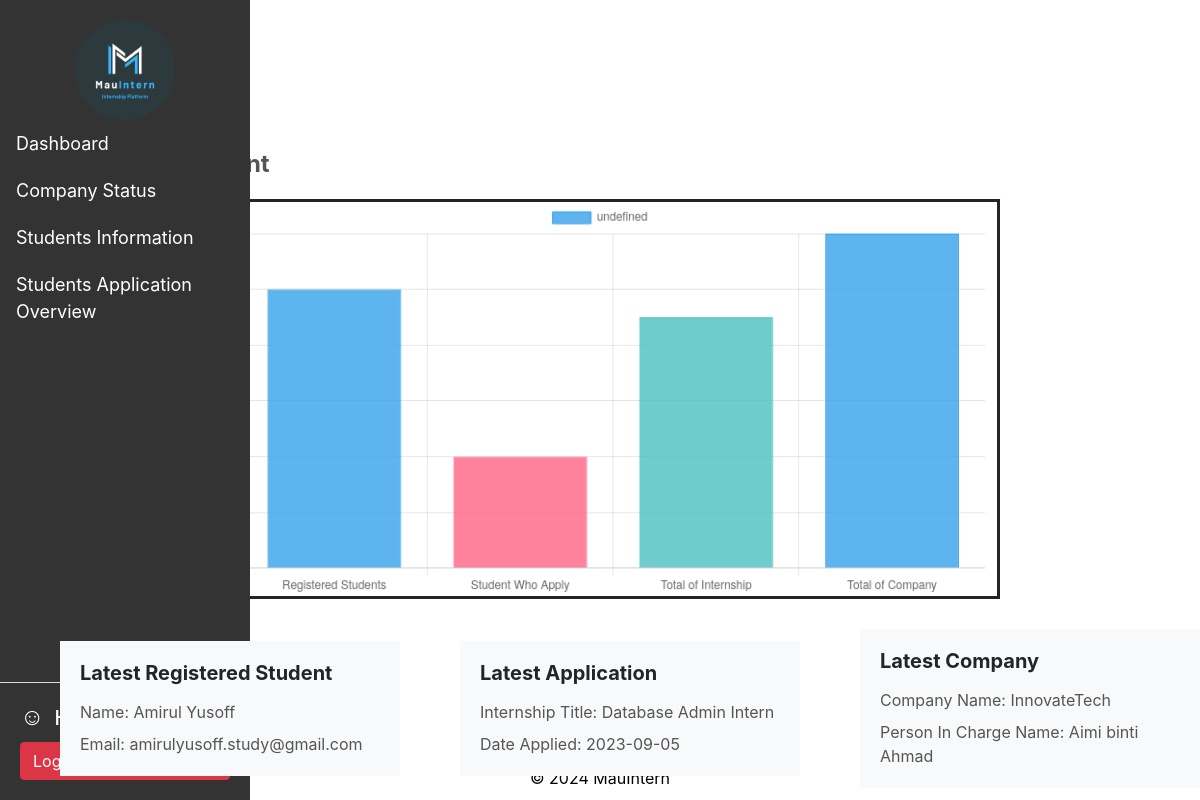
Screenshot of /admin/adminindex.php with the database file from the repository.
### tables this page shows
CREATE TABLE `student` (
  `studentID` int(11) NOT NULL,
  `fullname` varchar(50) NOT NULL,
  `address` varchar(100) NOT NULL,
  `email` varchar(50) NOT NULL,
  `passwords` varchar(50) NOT NULL,
  `phoneNum` varchar(20) NOT NULL,
  `programme` varchar(50) NOT NULL,
  `YearOfStudy` varchar(11) NOT NULL,
  `CGPA` decimal(3,2) NOT NULL,
  `summary` text DEFAULT NULL,
  `image` longblob DEFAULT NULL,
  `imagename` varchar(100) DEFAULT NULL
);

CREATE TABLE `application` (
  `applicationID` int(11) NOT NULL,
  `studentID` int(11) DEFAULT NULL,
  `internshipID` int(11) DEFAULT NULL,
  `DateApplied` date NOT NULL,
  `Status` varchar(20) NOT NULL
);

CREATE TABLE `internship` (
  `internshipID` int(11) NOT NULL,
  `title` varchar(100) NOT NULL,
  `intern_description` varchar(255) NOT NULL,
  `duration` varchar(50) DEFAULT NULL,
  `StartDate` date NOT NULL,
  `EndDate` date NOT NULL,
  `Status` varchar(20) NOT NULL,
  `companyID` int(11) DEFAULT NULL
);

CREATE TABLE `company` (
  `companyID` int(11) NOT NULL,
  `company_name` varchar(50) NOT NULL,
  `emailCompany` varchar(50) NOT NULL,
  `password` varchar(50) DEFAULT NULL,
  `custServiceNum` varchar(30) NOT NULL,
  `address` varchar(200) DEFAULT NULL,
  `industry` varchar(50) NOT NULL,
  `website` varchar(255) NOT NULL,
  `description` varchar(255) DEFAULT NULL,
  `PICName` varchar(50) NOT NULL,
  `PICphoneNum` varchar(20) NOT NULL,
  `PICemail` varchar(50) NOT NULL,
  `PICpassword` varchar(50) NOT NULL
);

### admin/adminindex.php (the view, shortened to what this page needs)
<?php
include('../config.php');
$studentCountQuery = "SELECT COUNT(*) AS registeredStudents FROM student";
$studentCountResult = mysqli_query($conn, $studentCountQuery);
$studentCountData = mysqli_fetch_assoc($studentCountResult);
$studentCount = $studentCountData['registeredStudents'];
$applicationCountQuery = "SELECT COUNT(DISTINCT studentID) AS AppliedStudent FROM application";
$applicationCountResult = mysqli_query($conn, $applicationCountQuery);
$applicationCountData = mysqli_fetch_assoc($applicationCountResult);
$applicationCount = $applicationCountData['AppliedStudent'];
$internshipCountQuery = "SELECT COUNT(*) as interCount FROM internship";
$internshipCountResult = mysqli_query($conn, $internshipCountQuery);
$internshipCountData = mysqli_fetch_assoc($internshipCountResult);
$internshipCount = $internshipCountData['interCount'];
$companyCountQuery = "SELECT COUNT(*) as companyCount FROM company";
$companyCountResult = mysqli_query($conn, $companyCountQuery);
$companyCountData = mysqli_fetch_assoc($companyCountResult);
$companyCount = $companyCountData['companyCount'];
$latestStudentQuery = "SELECT * FROM student ORDER BY studentID DESC LIMIT 1";
$latestStudentResult = mysqli_query($conn, $latestStudentQuery);
$latestStudent = mysqli_fetch_assoc($latestStudentResult);
$latestAppliedQuery = "SELECT i.title AS title, a.DateApplied AS DateApplied FROM application a JOIN internship i ON a.internshipID = i.internshipID ORDER BY applicationID DESC LIMIT 1";
$latestAppliedResult = mysqli_query($conn, $latestAppliedQuery);
$latestApplied = mysqli_fetch_assoc($latestAppliedResult);
$latestCompanyQuery = "SELECT * FROM company ORDER BY companyID DESC LIMIT 1";
$latestCompanyResult = mysqli_query($conn, $latestCompanyQuery);
$latestCompany = mysqli_fetch_assoc($latestCompanyResult);
?>
<!DOCTYPE html>
<html lang="en">
<head>
    <link href="https://cdn.jsdelivr.net/npm/bootstrap@5.3.0/dist/css/bootstrap.min.css" rel="stylesheet" />
</head>
<body>
    <?php
    require_once "../navbar/admin-header.php";
    ?>
            <main>
            <div class="container mt-5">
                    <h1 class="welcome-heading">Dashboard</h1>
                    <h2 class="users-heading">Registered Student</h2>
                    <div class="row">
                                    <canvas id="student-chart"></canvas>
                    </div>
                    <div class="latest-user-section">
                        <div class="col-md-4">
                            <div class="latest-user-card">
                                <div class="card-body">
                                    <h5 class="card-title">Latest Registered Student</h5>
                                    <?php if ($latestStudent) : ?>
                                        <div class="user-details">
                                            <p class="card-text">Name: <?php echo $latestStudent['fullname']; ?></p>
                                            <p class="card-text">Email: <?php echo $latestStudent['email']; ?></p>
                                        </div>
                                    <?php else : ?>
                                        <p class="card-text">No data found.</p>
                                    <?php endif; ?>
                                </div>
                            </div>
                        </div>
                        <div class="col-md-4">
                            <div class="latest-user-card">
                                <div class="card-body">
                                    <h5 class="card-title">Latest Application</h5>
                                    <?php if ($latestApplied) : ?>
                                        <div class="user-details">
                                            <p class="card-text">Internship Title: <?php echo $latestApplied['title']; ?></p>
                                            <p class="card-text">Date Applied: <?php echo $latestApplied['DateApplied']; ?></p>
                                        </div>
                                    <?php else : ?>
                                        <p class="card-text">No data found.</p>
                                    <?php endif; ?>
                                </div>
                            </div>
                        </div>
                        <div class="col-md-4">
                            <div class="latest-user-card">
                                <div class="card-body">
                                    <h5 class="card-title">Latest Company</h5>
                                    <?php if ($latestCompany) : ?>
                                        <div class="user-details">
                                            <p class="card-text">Company Name: <?php echo $latestCompany['company_name']; ?></p>
                                            <p class="card-text">Person In Charge Name: <?php echo $latestCompany['PICName']; ?></p>
                                        </div>
                                    <?php else : ?>
                                        <p class="card-text">No data found.</p>
                                    <?php endif; ?>
                                </div>
                            </div>
                        </div>
                    </div>
                </div>
            </main>
    <script>
        var ctx = document.getElementById('student-chart').getContext('2d');
        var usersChart = new Chart(ctx, {
            type: 'bar',
            data: {
                labels: ['Registered Students', 'Student Who Apply', 'Total of Internship', 'Total of Company'],
                datasets: [{
                    // label: 'Students Application',
                    data: [
                        <?php echo $studentCount; ?>,
                        <?php echo $applicationCount; ?>,
                        <?php echo $internshipCount; ?>,
                        <?php echo $companyCount; ?>
                    ],
                    backgroundColor: [
                        'rgba(54, 162, 235, 0.8)',
                        'rgba(255, 99, 132, 0.8)',
                        'rgba(75, 192, 192, 0.8)'
                    ],
                    borderColor: [
                        'rgba(54, 162, 235, 1)',
                        'rgba(255, 99, 132, 1)',
                        'rgba(75, 192, 192, 1)'
                    ],
                    borderWidth: 1
                }]
            },
            options: {
                responsive: true,
                scales: {
                    y: {
                        beginAtZero: true,
                        precision: 0
                    }
                }
            }
        });
    </script>
<?php include('../navbar/footer.php'); ?>
</body>
</html>

### admin/adminindex.php (style rules this page uses)
.welcome-heading { font-size: 32px; font-weight: bold; color: #333; margin-bottom: 10px; }
.users-heading { font-size: 24px; font-weight: bold; color: #555; margin-bottom: 20px; }
.card-title { font-size: 20px; font-weight: bold; margin-bottom: 10px; }
.card-text { font-size: 16px; color: #555; }
.latest-user-section { display: flex; flex-direction: row; gap: 30px; align-items: center; justify-content: space-between; margin-top: 30px; }
.latest-user-card { background-color: #F8F9FA; border: none; }
.latest-user-card .card-body { padding: 20px; }
.latest-user-card .card-title { margin-bottom: 15px; }
.latest-user-card .card-text { margin-bottom: 8px; }
.latest-user-card .card-text:last-child { margin-bottom: 0; }
.latest-user-card .user-details { display: flex; flex-direction: column; }
#student-chart { width: 100%; max-width: 800px; margin: 0 auto; border: solid; }

### rows the page displays
student: fullname "Amirul Yusoff", email "amirulyusoff.study@gmail.com"
application: internshipID.title "Database Admin Intern", DateApplied "2023-09-05"
company: company_name "InnovateTech", PICName "Aimi binti Ahmad"

### other values shown
chart data {{ $studentCount }} 10
chart data {{ $applicationCount }} 4
chart data {{ $internshipCount }} 9
chart data {{ $companyCount }} 12
